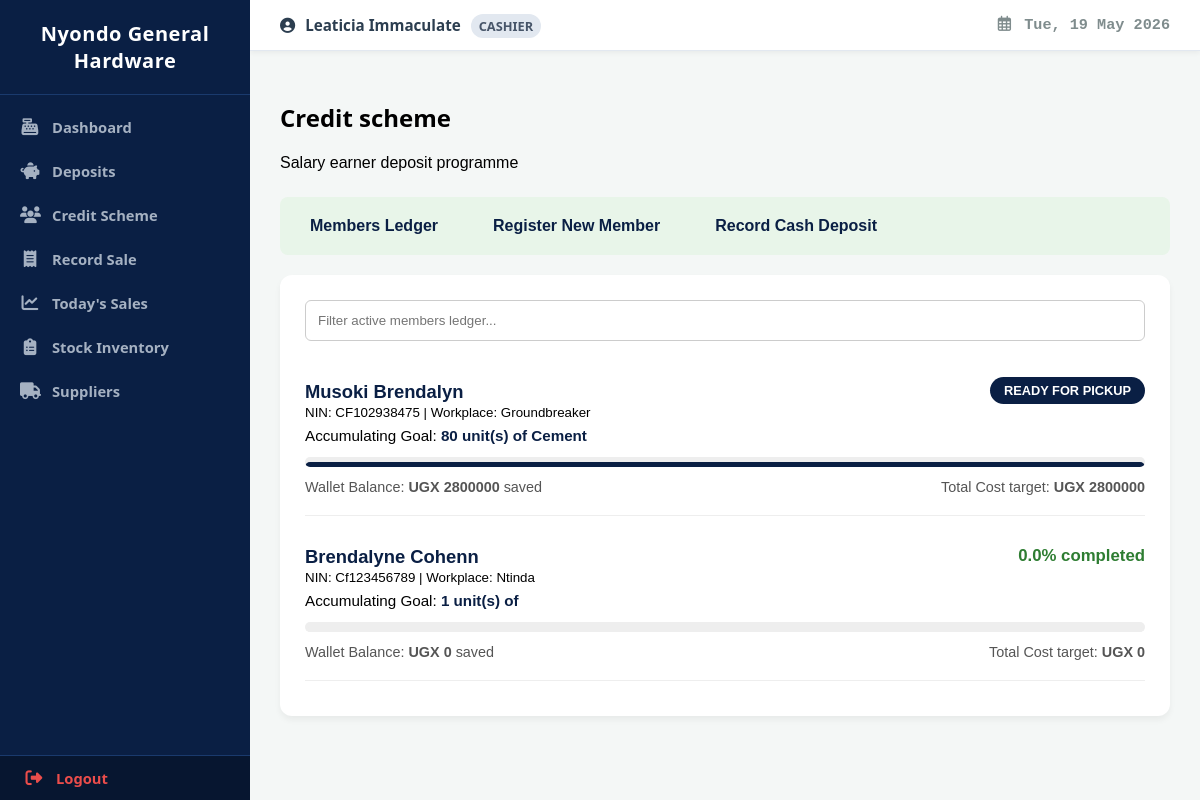
/deposits/ (signed in), run on an earlier commit of the app's database.
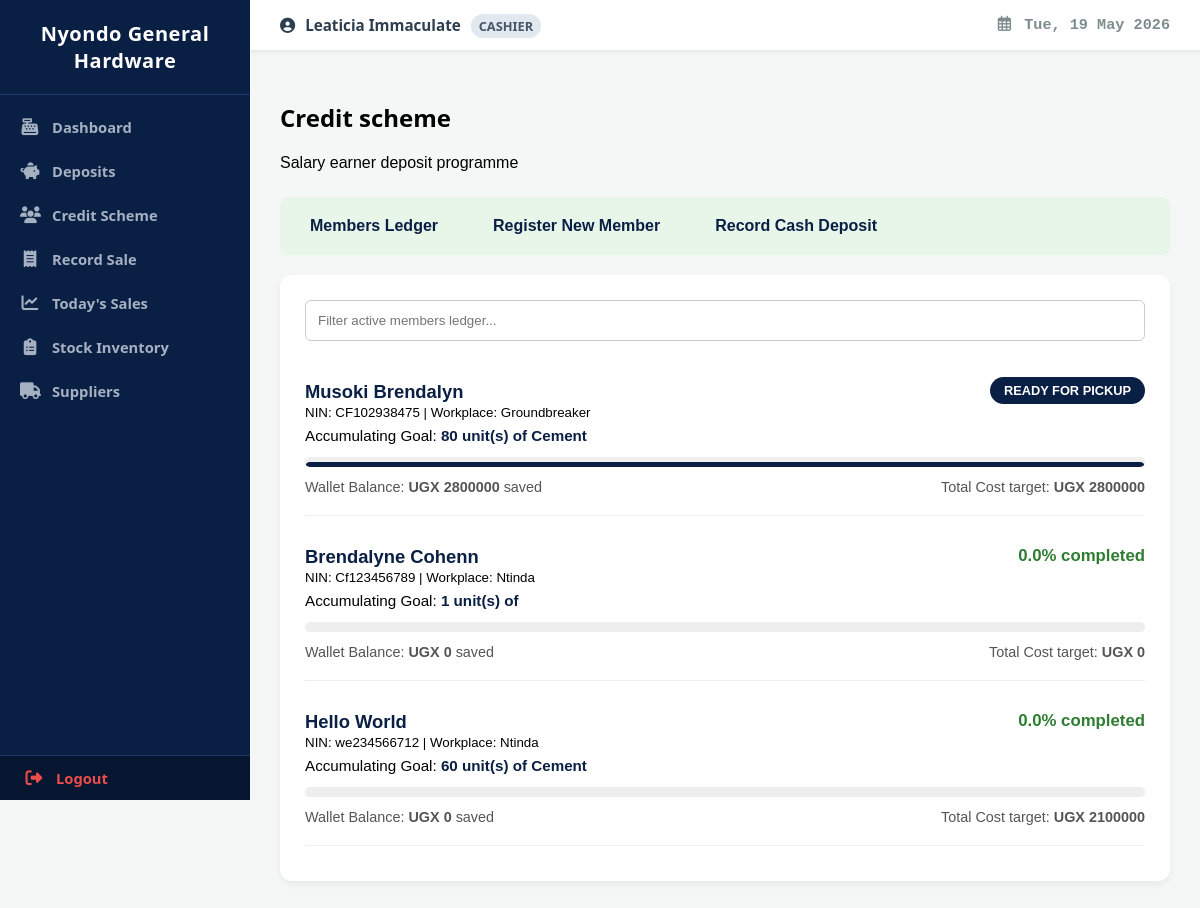
And on a later commit of the database.
### web/models.py (models this page shows, shortened)
class SalaryEarner(models.Model):
    national_id_name = models.CharField(max_length=100)
    nin_number = models.CharField(max_length=14, unique=True, validators=[ugandan_nin_rule])
    phone_number = models.CharField(max_length=15, validators=[ugandan_phone_rule])
    workplace = models.CharField(max_length=100, blank=True, null=True)
    target_product = models.ForeignKey(Item, on_delete=models.CASCADE, null=True, blank=True)
    target_quantity = models.PositiveIntegerField(default=1)
    target_amount = models.DecimalField(max_digits=12, decimal_places=0, default=0)
    credit_balance = models.DecimalField(max_digits=12, decimal_places=0, default=0)
    @property
    def progress(self):
        if self.target_amount > 0:
            percent = (self.credit_balance / self.target_amount) * 100
            return min(round(percent, 1), 100.0)
        return 0

class Item(models.Model):
    name = models.CharField(max_length=50, unique=True) # Cement, Iron Sheets, Iron Bars
    price = models.DecimalField(max_digits=12, decimal_places=0)

### web/views.py (the view, shortened to what this page needs)
# urls.py: path('deposits/', views.credit_scheme, name='credit_scheme'),
@login_required(login_url='/')
def credit_scheme(request):
    earners = SalaryEarner.objects.select_related('target_product').all()
    scheme_items = Item.objects.all()
    return render(request, 'deposits.html', {
        'earners': earners,
        'scheme_items': scheme_items
    })

### web/templates/deposits.html (shortened to what this page needs)
{% extends 'base.html' %}
{% block content %}
<h2>Credit scheme</h2>
<p class="text-muted" style="font-family: sans-serif; margin-bottom: 25px;">Salary earner deposit programme</p>
<div class="scheme-tabs">
    <a href="#members">Members Ledger</a>
    <a href="#register">Register New Member</a>
    <a href="#deposit">Record Cash Deposit</a>
</div>
<div id="members" class="tab-panel">
    <input type="text" placeholder="Filter active members ledger..." class="form-control" style="margin-bottom: 20px;">
    {% for earner in earners %}
    <div class="member-row">
        <div style="display: flex; justify-content: space-between; align-items: flex-start;">
            <div>
                <strong style="font-size: 1.15rem; color: #0a1f44;">{{ earner.national_id_name }}</strong><br>
                <small class="text-muted">NIN: {{ earner.nin_number }} | Workplace: {{ earner.workplace|default:"Private Sector" }}</small><br>
                <small style="display: inline-block; margin-top: 6px; font-size: 0.95rem;">Accumulating Goal: <strong style="color: #0a1f44;">{{ earner.target_quantity }} unit(s) of {{ earner.target_product.name }}</strong></small>
            </div>
            <div style="text-align: right;">
                {% if earner.progress >= 100 %}
                    <span class="badge-ready">READY FOR PICKUP</span>
                {% else %}
                    <strong style="color: #2e7d32; font-size: 1.05rem;">{{ earner.progress|floatformat:1 }}% completed</strong>
                {% endif %}
            </div>
        </div>
        <div class="bar-bg" style="margin: 12px 0;">
            <progress value="{{ earner.credit_balance|stringformat:'.0f' }}"
                max="{{ earner.target_amount|stringformat:'.0f' }}"
                style="width: 100%; height: 12px; accent-color: #0a1f44; border-radius: 5px;">
            </progress>
        </div>
        <div style="display: flex; justify-content: space-between; font-size: 0.9em; color: #555;">
            <span>Wallet Balance: <strong>UGX {{ earner.credit_balance|floatformat:0 }}</strong> saved</span>
            <span>Total Cost target: <strong>UGX {{ earner.target_amount|floatformat:0 }}</strong></span>
        </div>
    </div>
    {% empty %}
    <p style="text-align: center; color: #999; padding: 40px 0;">[ No active credit scheme tracking logs discovered in database files. ]</p>
    {% endfor %}
</div>
</div>
{% endblock %}

What changed in the data, as far as the page shows it:
added SalaryEarner: national_id_name "Hello World", nin_number "we234566712", workplace "Ntinda", target_quantity "60", target_product.name "Cement", progress "0.0", credit_balance "0", target_amount "2100000"
